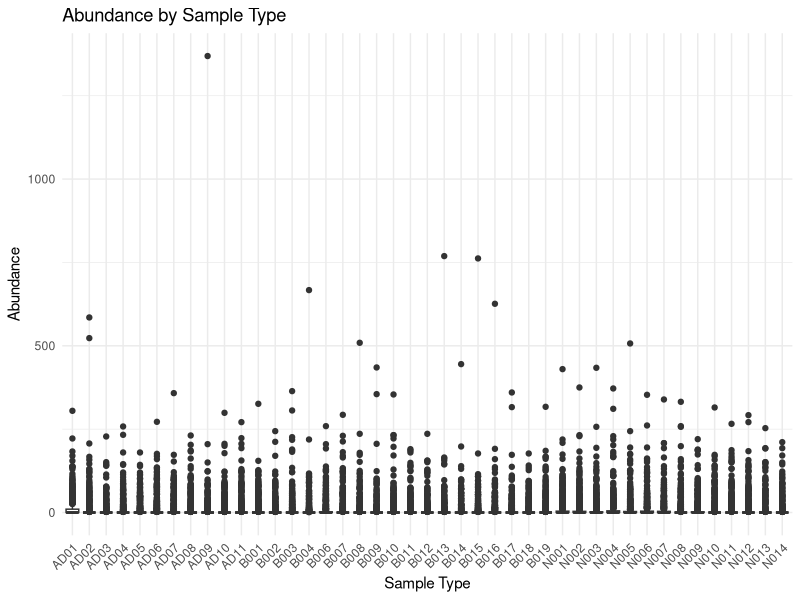
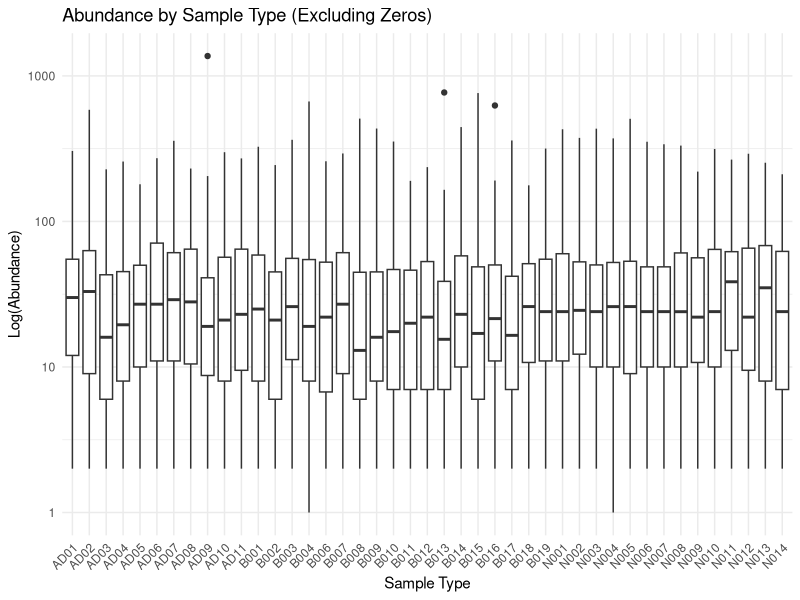

These charts were generated, in order, by the following R code:
## ---- chunk 1
knitr::opts_chunk$set(echo = TRUE)
## ---- chunk 2

library(readr)
data<- read.csv(file='otu_table_no_chim.csv',header=TRUE,sep=',')
str(data)
head(data)
## ---- chunk 3
#defining columns
column_names<-colnames(data)
print(column_names)
## ---- chunk 4
#finding column sums 
colSums(data[,-1], na.rm=TRUE, dims=1)
#finding column means
colMeans(data[,-1], na.rm=TRUE, dims=1)
## ---- chunk 5
#converting to long data 
library(tidyverse)
library(dplyr)
library(stringr)
data_long <- data %>%
  pivot_longer(cols = starts_with("X2280"),  # This will select all columns that start with "X2280"
               names_to = "Sample_ID",      # The new column for sample identifiers
               values_to = "Abundance")     # The new column for abundance values
data_long$Sample_ID <- as.character(data_long$Sample_ID)
data_long <- data_long %>%
   mutate(Sample_Type = sapply(strsplit(Sample_ID, "\\."), function(x) x[3]))
head(data_long)
## ---- chunk 6
#Attempting ANOVA analysis 
library(ggplot2)

anova_result<- aov(Abundance~Sample_Type, data=data_long)
summary(anova_result)

## ---- chunk 7

# Create a boxplot of Abundance by Sample_Type
ggplot(data_long, aes(x = Sample_Type, y = Abundance, group=Sample_Type)) +
  geom_boxplot() +
  theme_minimal() +
  labs(title = "Abundance by Sample Type",
       x = "Sample Type",
       y = "Abundance") +
  theme(axis.text.x = element_text(angle = 45, hjust = 1))  # Rotate x-axis labels if needed

## ---- chunk 8
#Trying to filter out 0s to make plot more attractive 
data_long_filtered <- data_long %>% filter(Abundance > 0)

# Boxplot without 0s
ggplot(data_long_filtered, aes(x = Sample_Type, y = Abundance)) +
  geom_boxplot() +
  scale_y_log10()+
  theme_minimal() +
  labs(title = "Abundance by Sample Type (Excluding Zeros)",
       x = "Sample Type",
       y = "Log(Abundance)") +
  theme(axis.text.x = element_text(angle = 45, hjust = 1))  # Rotate x-axis labels if needed

## ---- chunk 9
#Attempting for loops for iterating over smaller sample size 

for (i in seq(from=1,to=200, by=10)){
  subset_data <- data_long[10*i:(10*i+10), ]
  anova_model <- aov(Abundance ~ Sample_Type, data = subset_data)
print(summary(anova_model))   

}
for (i in seq(from=1,to=200, by=20)){
  subset_data <- data_long[10*i:(10*i+10), ]
  anova_model <- aov(Abundance ~ Sample_Type, data = subset_data)
print(summary(anova_model))   

}
for (i in seq(from=1,to=200, by=50)){
  subset_data <- data_long[10*i:(10*i+10), ]
  anova_model <- aov(Abundance ~ Sample_Type, data = subset_data)
print(summary(anova_model))   

}

for (i in seq(from=1,to=500, by=50)){
  subset_data <- data_long[10*i:(10*i+10), ]
  anova_model <- aov(Abundance ~ Sample_Type, data = subset_data)
print(summary(anova_model))   

}
for (i in seq(from=1,to=500, by=100)){
  subset_data <- data_long[10*i:(10*i+10), ]
  anova_model <- aov(Abundance ~ Sample_Type, data = subset_data)
print(summary(anova_model))   

}
for (i in seq(from=1,to=500, by=500)){
  subset_data <- data_long[10*i:500, ]
  anova_model <- aov(Abundance ~ Sample_Type, data = subset_data)
print(summary(anova_model))   

}
## ---- chunk 10
#attempting to shorten the taxas to a plotable length 
library(dplyr)
library(stringr)
data_long <- data_long %>%
  mutate(Taxa_Abbrev = str_extract(X.OTU.ID, "(?<=;)[^;]+$"))

#This seems to work okay, but is not good for those that dont have this level of specification 




## ---- chunk 11
head(data_long)




